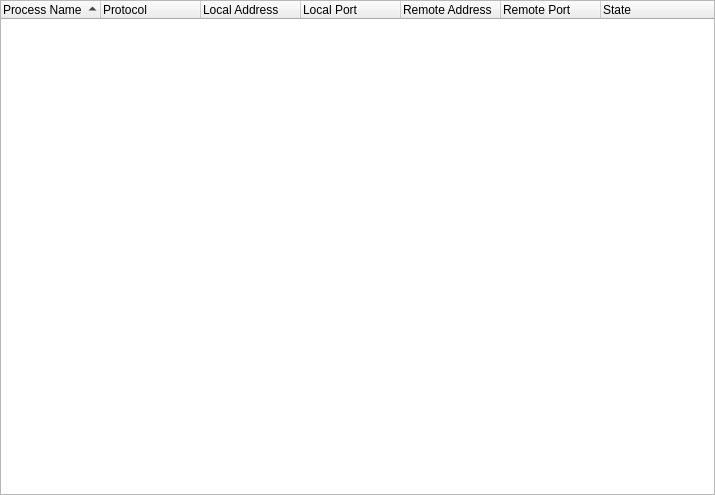
<?xml version="1.0" encoding="UTF-8"?>
<ui version="4.0">
 <class>SysInfoConnections</class>
 <widget class="QWidget" name="SysInfoConnections">
  <property name="geometry">
   <rect>
    <x>0</x>
    <y>0</y>
    <width>715</width>
    <height>495</height>
   </rect>
  </property>
  <property name="windowTitle">
   <string/>
  </property>
  <layout class="QVBoxLayout" name="verticalLayout">
   <property name="leftMargin">
    <number>0</number>
   </property>
   <property name="topMargin">
    <number>0</number>
   </property>
   <property name="rightMargin">
    <number>0</number>
   </property>
   <property name="bottomMargin">
    <number>0</number>
   </property>
   <item>
    <widget class="QTreeWidget" name="tree">
     <property name="contextMenuPolicy">
      <enum>Qt::ContextMenuPolicy::CustomContextMenu</enum>
     </property>
     <property name="showDropIndicator" stdset="0">
      <bool>false</bool>
     </property>
     <property name="iconSize">
      <size>
       <width>24</width>
       <height>24</height>
      </size>
     </property>
     <property name="indentation">
      <number>0</number>
     </property>
     <property name="sortingEnabled">
      <bool>true</bool>
     </property>
     <attribute name="headerShowSortIndicator" stdset="0">
      <bool>true</bool>
     </attribute>
     <column>
      <property name="text">
       <string>Process Name</string>
      </property>
     </column>
     <column>
      <property name="text">
       <string>Protocol</string>
      </property>
     </column>
     <column>
      <property name="text">
       <string>Local Address</string>
      </property>
     </column>
     <column>
      <property name="text">
       <string>Local Port</string>
      </property>
     </column>
     <column>
      <property name="text">
       <string>Remote Address</string>
      </property>
     </column>
     <column>
      <property name="text">
       <string>Remote Port</string>
      </property>
     </column>
     <column>
      <property name="text">
       <string>State</string>
      </property>
     </column>
    </widget>
   </item>
  </layout>
  <action name="action_copy_row">
   <property name="text">
    <string>Copy Row</string>
   </property>
  </action>
  <action name="action_copy_value">
   <property name="text">
    <string>Copy Value</string>
   </property>
  </action>
 </widget>
 <resources/>
 <connections/>
</ui>
